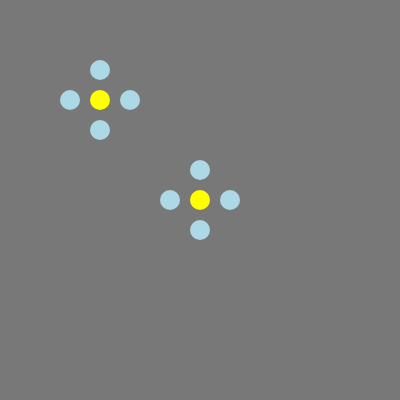
Frame 1 (no input)
Frame 60 (no input): identical to frame 1, image omitted
Frame 120 (the mouse pressed at the canvas centre since frame 60): identical to frame 1, image omitted

The p5.js sketch that drew this single still picture (run headless with seeded random() and noise() and a simulated clock; from frame 60 on, the mouse is pressed at the canvas centre):

// p5.js sketch
// ── sketch.js
function setup() {
    createCanvas(400, 400);
}

function draw() {
    background(120);

    drawFlower(200, 200);
    drawFlower(100, 100);


}

function drawFlower(centerX, centerY) {
    push(); // Save the current drawing state
    translate(centerX, centerY);    
    noStroke();
    fill('yellow');
    circle(0, 0, 20); 

    fill('lightblue');
    circle(30, 0, 20);
    circle(-30, 0, 20);
    circle(0, 30, 20);
    circle(0, -30, 20);
    pop(); // Restore the previous drawing state
}
